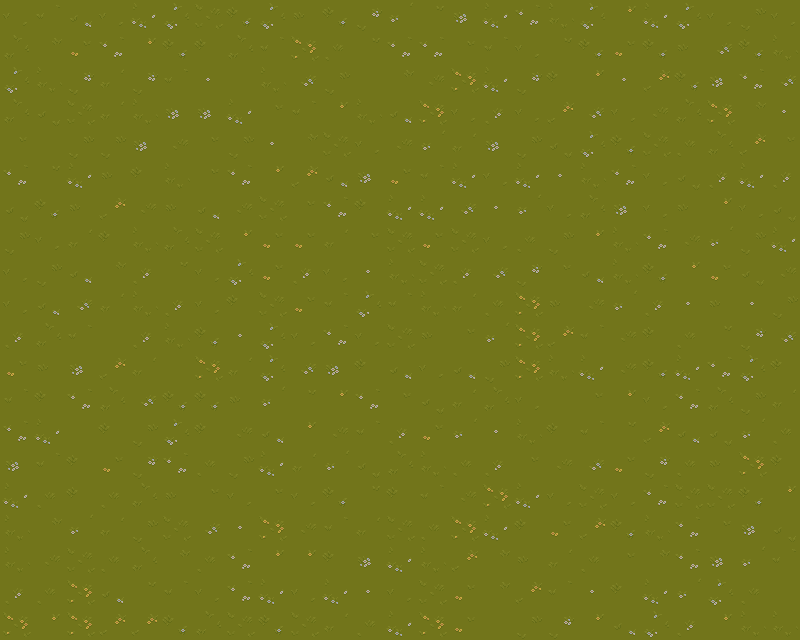

A level layout from a 2D game, rendered from its tile map. Below: a short description, then the map file with its tile-grid data intact:
An orthogonal 25x20 tile map with 32x32 px tiles, 1 tile layer (Tile Layer 1).

<map version="1.10" tiledversion="1.11.2" orientation="orthogonal" renderorder="right-down" width="25" height="20" tilewidth="32" tileheight="32" infinite="0" nextlayerid="2" nextobjectid="1">
 <tileset firstgid="1" source="Grass.tsx" />
 <layer id="1" name="Tile Layer 1" width="25" height="20">
  <data encoding="csv">
16,3,8,16,29,22,26,6,22,9,6,14,31,20,13,29,7,25,22,24,29,22,16,10,12,
18,11,21,7,24,6,2,18,3,30,19,20,7,7,17,3,12,20,6,21,6,9,32,6,25,
22,25,14,27,14,3,5,1,25,32,10,1,11,28,30,29,14,2,24,5,15,6,13,7,32,
18,4,26,27,25,13,13,29,17,3,24,25,8,30,12,23,12,15,32,12,28,18,30,11,5,
17,1,10,10,13,28,17,10,5,11,26,12,28,31,27,13,10,4,22,6,26,19,18,15,17,
7,20,29,9,2,25,17,7,24,15,8,13,21,3,29,12,29,5,25,7,16,4,23,29,23,
4,6,9,15,28,9,8,28,26,17,7,2,29,29,32,5,31,16,18,13,16,9,24,12,4,
10,16,27,2,25,18,26,24,21,21,27,17,26,21,26,12,19,10,24,25,7,28,31,10,29,
12,10,8,11,23,20,16,22,21,23,16,5,25,26,23,32,14,17,8,25,6,24,21,4,28,
12,8,32,27,25,23,12,2,26,21,3,22,3,25,27,19,30,9,28,31,23,5,9,5,10,
23,18,3,1,23,25,6,5,22,16,7,12,26,9,17,31,30,15,3,28,2,19,20,14,32,
21,9,13,15,27,1,30,27,22,32,13,2,8,12,8,10,30,25,29,28,6,29,7,22,2,
3,2,7,18,32,6,6,9,31,20,24,7,17,4,27,18,16,1,17,24,12,7,18,10,27,
7,29,1,2,10,22,2,28,8,24,28,3,23,21,31,5,25,2,3,20,15,8,4,31,19,
13,3,2,21,14,7,19,10,29,27,31,4,18,25,19,23,17,28,32,21,14,19,9,30,2,
29,19,2,19,18,9,17,12,17,16,6,20,2,3,28,30,29,12,26,16,7,26,26,6,24,
25,11,31,27,10,26,32,5,30,28,3,27,26,19,30,29,2,21,15,6,25,7,17,13,4,
25,28,26,19,18,11,19,7,24,24,2,13,29,25,15,11,9,27,19,17,11,7,13,31,3,
23,19,30,8,20,3,12,7,29,12,29,5,16,26,21,11,15,3,5,2,29,31,22,19,1,
30,24,30,15,15,6,18,26,6,26,27,19,29,30,21,1,10,14,24,8,22,23,24,25,25
</data>
 </layer>
</map>
